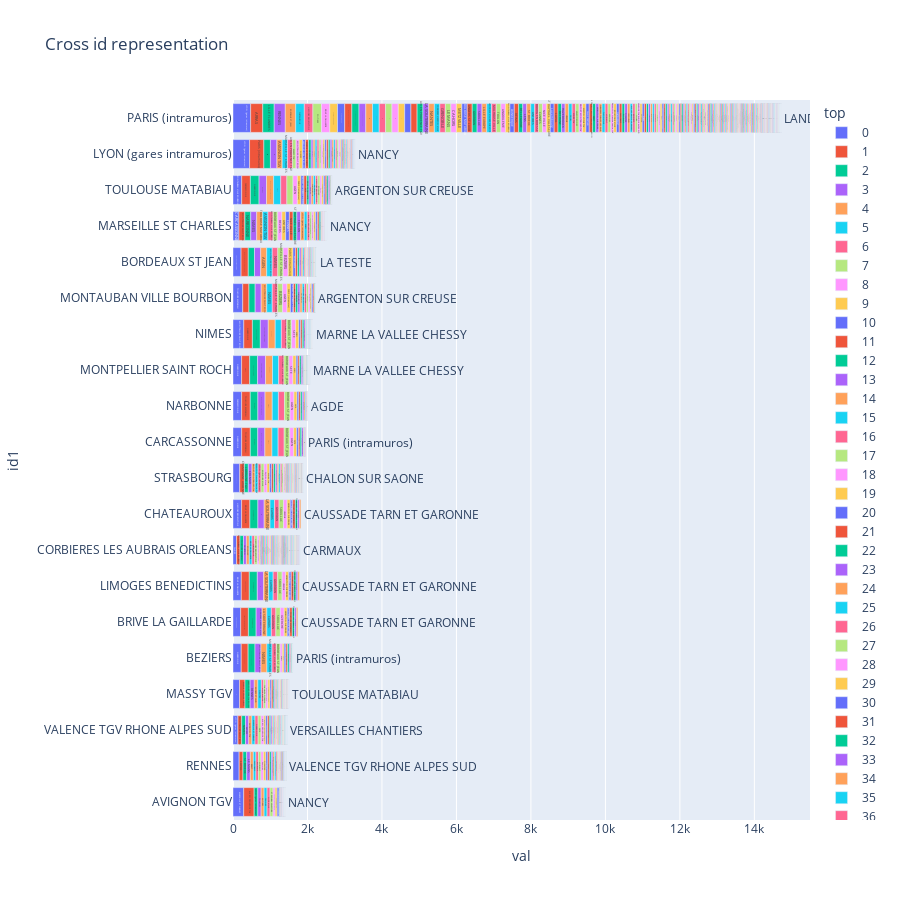

The notebook cell saved with this chart:
### Markdown cell above
With the parameter **x_var**, can be displayed in value instead of percentage

### Code cell
id_cross_importance(data=df,
                    id1=['departure'], id2=['arrival'],
                    weight_var='n_train', x_var='val',
                    title='Cross id representation').show()
